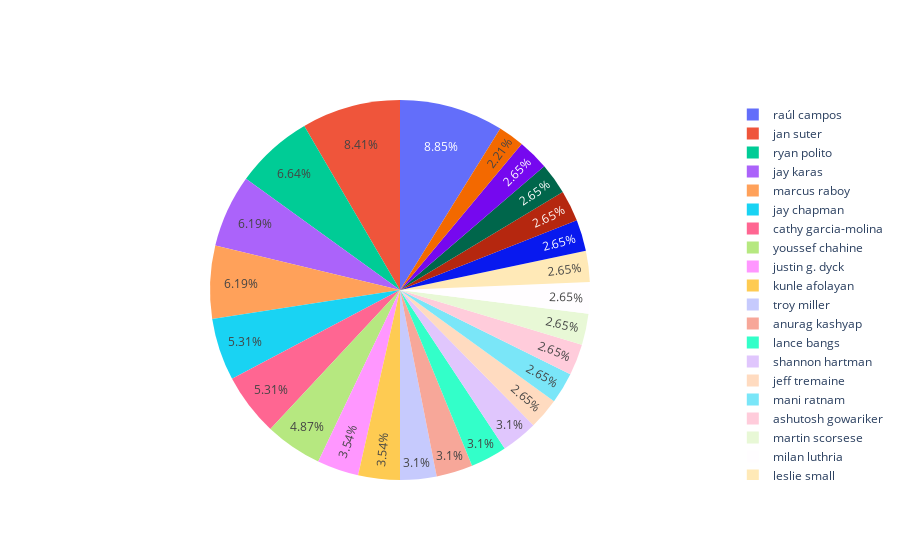

The cell this chart's notebook holds for it:
### Code cell
fig = go.Figure(data = [go.Pie(labels = list(direct.index), values = list(direct.values))])
fig.show()

### Figure 1 — Plotly figure (JSON) as saved in the notebook; plotly's stock layout.template omitted (floating-point values rounded to 4 significant figures)
{"data": [{"labels": ["raúl campos", "jan suter", "ryan polito", "jay karas", "marcus raboy", "jay chapman", "cathy garcia-molina", "youssef chahine", "justin g. dyck", "kunle afolayan", "troy miller", "anurag kashyap", "lance bangs", "shannon hartman", "jeff tremaine", "mani ratnam", "ashutosh gowariker", "martin scorsese", "milan luthria", "leslie small", "fernando ayllón", "zoya akhtar", "karan johar", "mae cruz-alviar", "michael simon"], "type": "pie", "values": [20, 19, 15, 14, 14, 12, 12, 11, 8, 8, 7, 7, 7, 7, 6, 6, 6, 6, 6, 6, 6, 6, 6, 6, 5]}], "layout": {}}
